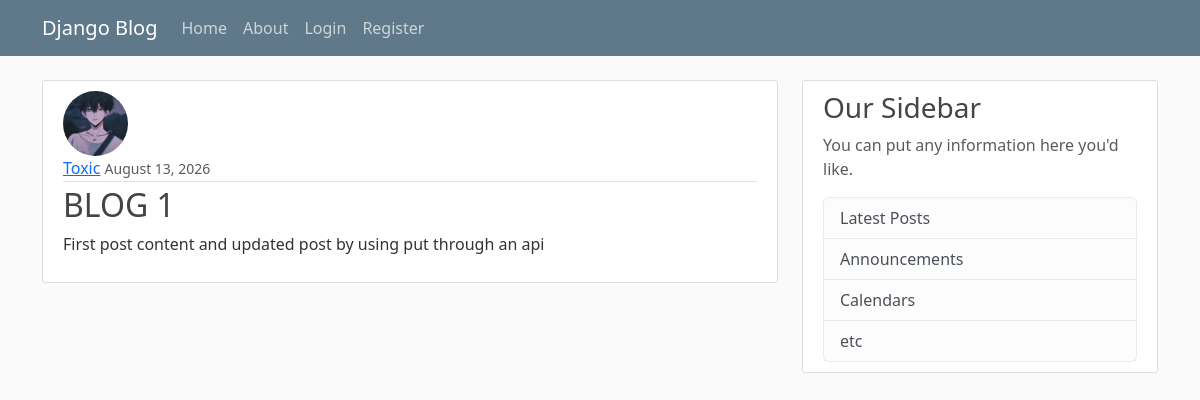
/post/1/, run on an earlier commit of the app's database.
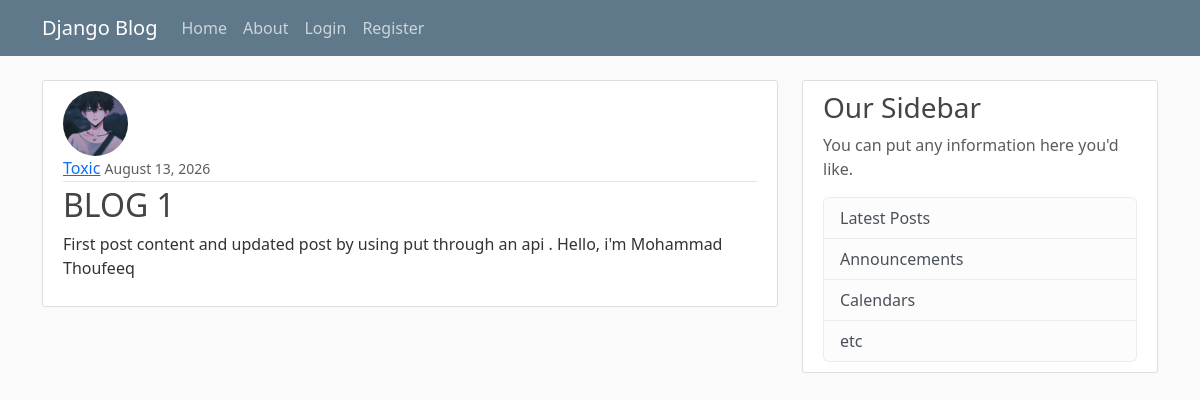
And on a later commit of the database.
### blog/models.py (models this page shows, shortened)
class post(models.Model):
    title=models.CharField(max_length=100)
    content=models.TextField()
    date_posted =models.DateField(default=timezone.now)
    author = models.ForeignKey(User, on_delete=models.CASCADE)#one to many relationship by using foreignkey

### users/models.py (models this page shows, shortened)
class Profile(models.Model):
    user=models.OneToOneField(User, on_delete=models.CASCADE)
    image=models.ImageField(default='default.jpg',upload_to='profile_pics')

### blog/views.py (the view)
# urls.py: path('post/<int:pk>/',PostDetailView.as_view(),name='post-detail'),
class PostDetailView(DetailView):
    model = post

### blog/templates/blog/post_detail.html (shortened to what this page needs)
{% extends "blog/base.html" %}
    {% block content %}
        <article class="media content-section">
            <img class="rounded-circle , article-img" src="{{ object.author.profile.image.url }}">
        <div class="media-body">
            <div class="article-metadata">
            <a class="mr-2" href="{% url 'user-posts' object.author.username %}">{{ object.author }}</a>
            <small class="text-muted">{{ object.date_posted|date:"F d, Y" }}</small>
            </div>
            <h2 class="article-title">{{ object.title }}</h2>
            <p class="article-content">{{ object.content }}</p>
        </div>
        </article>
    {% endblock content %}

What changed in the data, as far as the page shows it:
changed post "BLOG 1": content "First post content and updated post by using put through an api" → "First post content and updated post by using put through an api . Hello, i'm Mohammad Thoufeeq"
